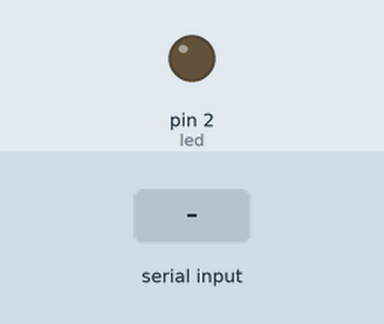
Simulated run of this sketch. Board: Arduino Uno, built with avr-gcc and run on an emulated ATmega328P. On the bench: output pins drawn as LEDs (lit = HIGH). The inputs (shaded band) are chosen by the test bench.

Above: at 1.2 s.
1.3 s: "1" received over Serial
At 1.7 s:
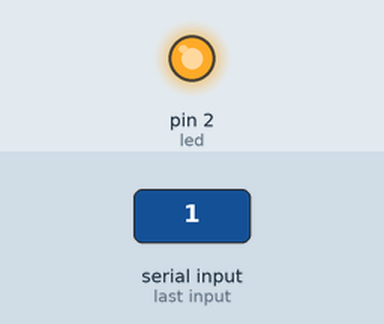
Timing chart, 0 to 4.3 s (numbered marks = the images above; inputs shaded):
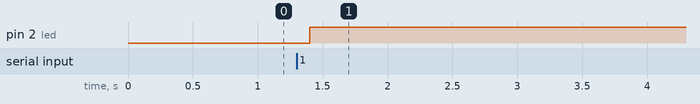

Measured:
- after the input at 1.3 s, pin 2 (led): LOW → HIGH after 0.10 s

The sketch:

pcden_led_yakjma.ino
```cpp
int led=2;
void setup() {
  Serial.begin(9600);
  pinMode(led,OUTPUT);


}

void loop() {
if(Serial.available())
{
    char gelen_bilgi=Serial.read();
    if (gelen_bilgi=='1')
    {
      digitalWrite(led,HIGH);
    }

    else if (gelen_bilgi == "0")
    {
      digitalWrite(led,LOW);

    }
}
delay(100);

}
```
